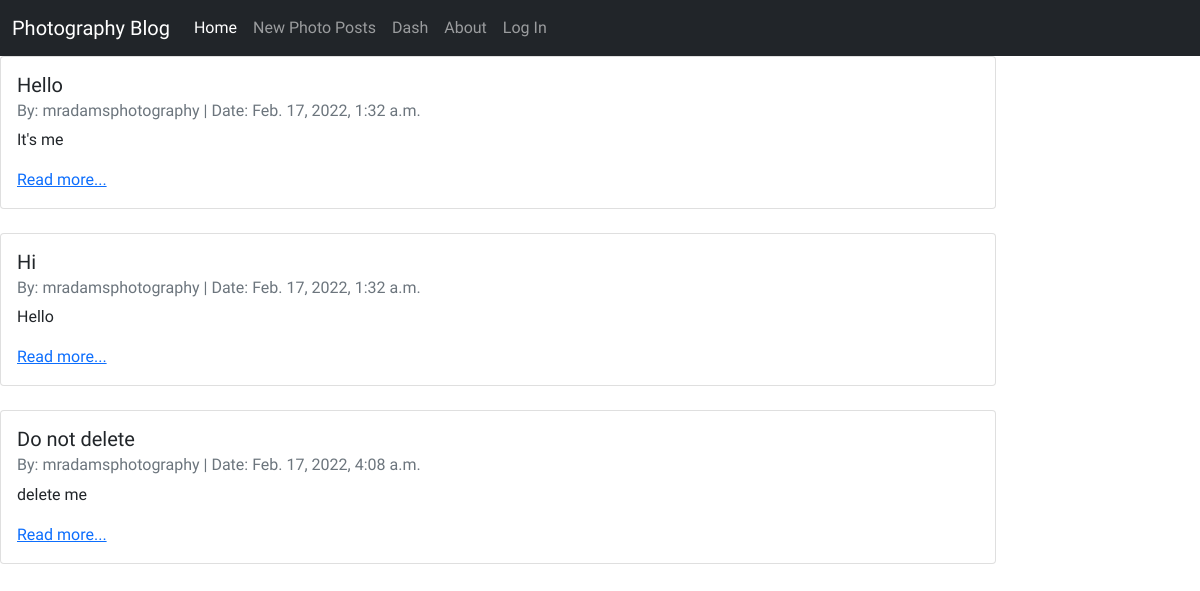
The app's page /, older data.
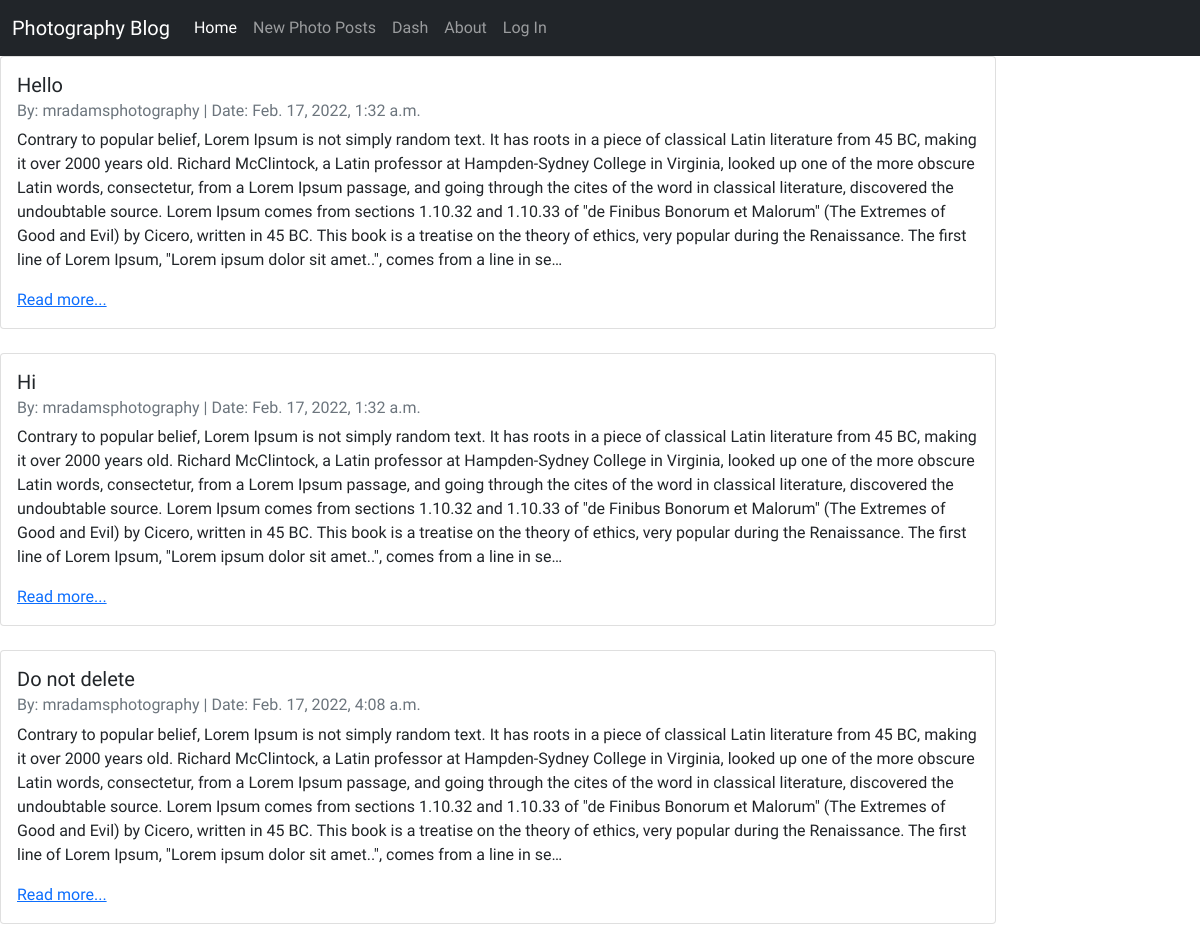
The same page, newer data.
### posts/models.py (models this page shows, shortened)
class Post(models. Model):
    title = models.CharField(max_length=256)
    author = models.ForeignKey(
        'auth.User',
        on_delete=models.CASCADE
    )
    body = models.TextField()
    created_at =models.DateTimeField(auto_now_add=True)

### posts/views.py (the view)
# urls.py: path('', PostListView.as_view(), name="post_list"),
class PostListView(ListView):
    template_name = "post_list.html"
    model = Post

### templates/post_list.html (shortened to what this page needs)
{% extends 'base.html' %}
{% block content %}
{% for post in post_list %}
<div class="row">
    <div class="col-md-10">
        <div class="card">
            <div class="card-body">
                <h5 class="card-title">{{ post.title }}</h5>
                <h6 class="card-subtitle mb-2 text-muted">
                    By: {{ post.author }} | Date: {{ post.created_at }}
                </h6>
                <p class="card-text">{{ post.body|truncatechars:750 }}</p>
                <a href="{% url 'post_detail' post.id %}" class="card-link">Read more...</a>
            </div>
        </div>
        <br />
    </div>
</div>
{% endfor %}
{% endblock content %}

### templates/base.html (shortened to what this page needs)
{% load static %}
<!DOCTYPE html>
<html lang="en">
<head>
    <link href="https://cdn.jsdelivr.net/npm/bootstrap@5.1.3/dist/css/bootstrap.min.css" rel="stylesheet"
>
    <link rel="stylesheet" href="{% static 'css/base.css' %}">
</head>
<body>
    <nav class="navbar navbar-expand-lg navbar-dark bg-dark">
        <div class="container-fluid">
            <a class="navbar-brand" href="{% url 'post_list' %}">Photography Blog</a>
            <div class="collapse navbar-collapse" id="navbarNav">
                <ul class="navbar-nav">
                    <li class="nav-item">
                        <a class="nav-link active" aria-current="page" href="{% url 'home' %}">Home</a>
                    </li>
                    <li class="nav-item">
                        <a class="nav-link" href="{% url 'post_list' %}">New Photo Posts</a>
                    </li>
                    <li class="nav-item">
                        <a class="nav-link" href="{% url 'home' %}">Dash</a>
                    <li class="nav-item">
                        <a class="nav-link" href="{% url 'about' %}">About</a>
                    </li>
                    {% if user.is_authenticated %}
                    <li class="nav-item">
                        <a class="nav-link" href="{% url 'post_new' %}">Create Post</a>
                    </li>
                    <li class="nav-item">
                        <a class="nav-link" href="{% url 'logout' %}">Log out</a>
                    </li>
                    {% else %}
                    <li class="nav-item">
                        <a class="nav-link" href="{% url 'login' %}">Log In</a>
                    </li>
                    {% endif %}
                </ul>
            </div>
        </div>
    </nav>
    <div classs="main">
        {% block content %}
        {% endblock content %}
    </div>
    <body>
    </body>
</html>

### static/css/base.css (style rules this page uses)
body { font-family: 'Abel', sans-serif; font-weight: 400; }

Row changes from the older to the newer data that the page shows:
changed Post "Hello": body "It's me" → "Contrary to popular belief, Lorem Ipsum is not simply random text. It has roots in a piece of classical Latin literature from 45 BC, making it over 2000 years old. Richard McClintock, a Latin professor at Hampden-Sydney College in Virginia, looked up one of the more obscure Latin words, consectetur, from a Lorem Ipsum passage, and going through the cites of the word in classical literature, discovered the undoubtable source. Lorem Ipsum comes from sections 1.10.32 and 1.10.33 of \"de Finibus Bonorum et Malorum\" (The Extremes of Good and Evil) by Cicero, written in 45 BC. This book is a treatise on the theory of ethics, very popular during the Renaissance. The first line of Lorem Ipsum,…"
changed Post "Hi": body "Hello" → "Contrary to popular belief, Lorem Ipsum is not simply random text. It has roots in a piece of classical Latin literature from 45 BC, making it over 2000 years old. Richard McClintock, a Latin professor at Hampden-Sydney College in Virginia, looked up one of the more obscure Latin words, consectetur, from a Lorem Ipsum passage, and going through the cites of the word in classical literature, discovered the undoubtable source. Lorem Ipsum comes from sections 1.10.32 and 1.10.33 of \"de Finibus Bonorum et Malorum\" (The Extremes of Good and Evil) by Cicero, written in 45 BC. This book is a treatise on the theory of ethics, very popular during the Renaissance. The first line of Lorem Ipsum,…"
changed Post "Do not delete": body "delete me" → "Contrary to popular belief, Lorem Ipsum is not simply random text. It has roots in a piece of classical Latin literature from 45 BC, making it over 2000 years old. Richard McClintock, a Latin professor at Hampden-Sydney College in Virginia, looked up one of the more obscure Latin words, consectetur, from a Lorem Ipsum passage, and going through the cites of the word in classical literature, discovered the undoubtable source. Lorem Ipsum comes from sections 1.10.32 and 1.10.33 of \"de Finibus Bonorum et Malorum\" (The Extremes of Good and Evil) by Cicero, written in 45 BC. This book is a treatise on the theory of ethics, very popular during the Renaissance. The first line of Lorem Ipsum,…"
